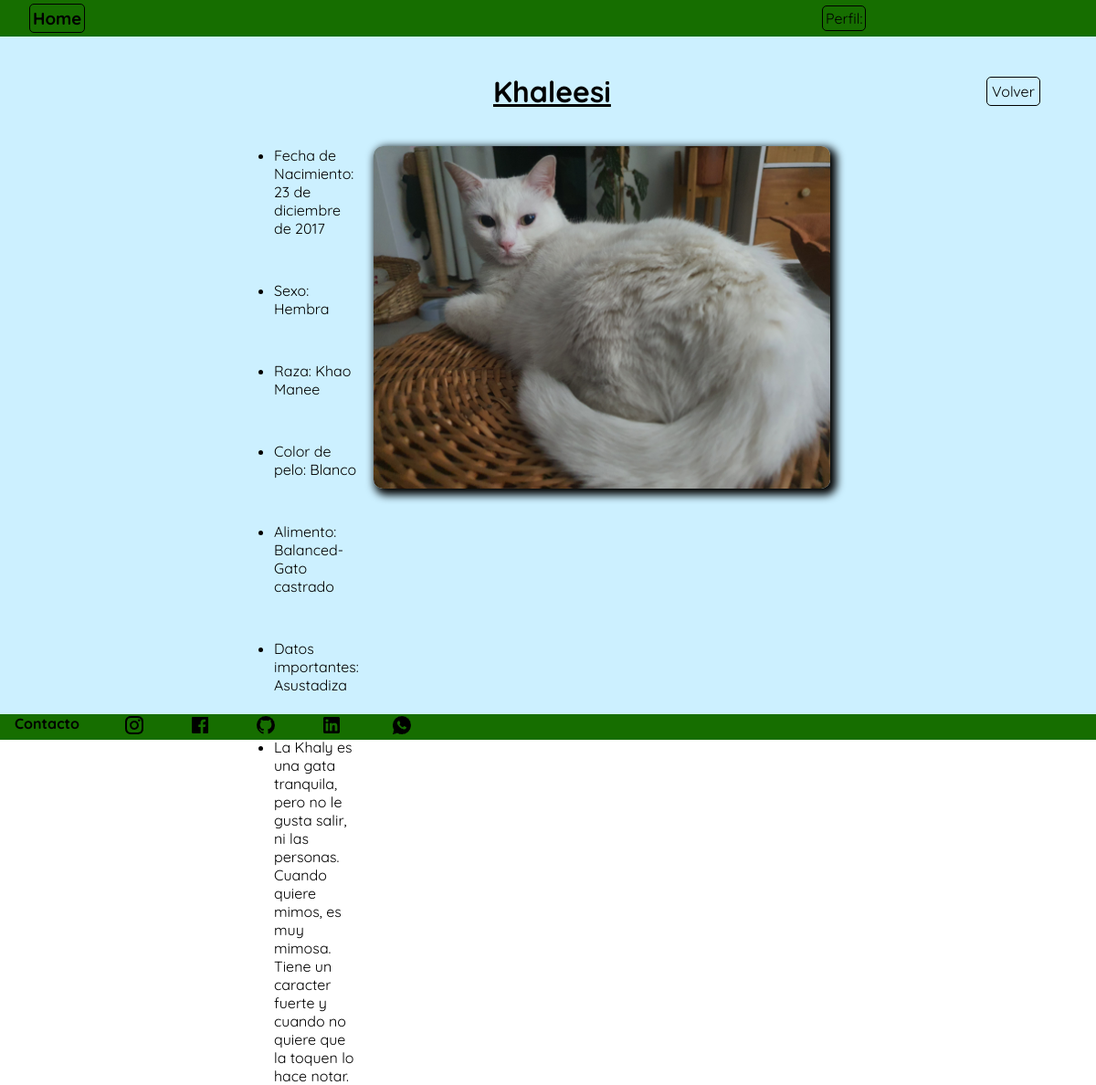
/perfil/perfil/mascota/detail/2, run on the app's committed database.
### perfil/models.py (models this page shows, shortened)
class Mascota(models.Model):
    nombre= models.CharField(max_length=50, verbose_name='Nombre')
    fecha_nacimiento = models.DateField(verbose_name='Fecha de nacimiento')
    sexo = models.CharField(max_length=20, null=True, blank=True, verbose_name='Sexo')
    raza = models.ForeignKey(Raza, on_delete=models.SET_NULL,null=True, blank=True, verbose_name='Raza')
    color_pelo = models.CharField(max_length=100, null=True,blank=True, verbose_name='Color de pelo')
    alimento = models.CharField(max_length=100, null=True,blank=True)
    datos_importantes = models.CharField(max_length=150, null=True,blank=True)
    foto = models.ImageField(upload_to='fotos',null=True, blank=True)
    descripcion = models.TextField(null=True, blank=True, verbose_name=('Descripción'))
    user = models.ForeignKey(User, on_delete=models.CASCADE)
    class Meta:
        verbose_name = 'Mascota'
        verbose_name_plural = 'Mascotas'

class Raza(models.Model):
    nombre = models.CharField(max_length=100)
    def __str__(self):
        return self.nombre
    class Meta:
        verbose_name = 'Raza'
        verbose_name_plural = 'Razas'

### perfil/views.py (the view)
# urls.py: path('perfil/mascota/detail/<int:pk>', MascotaDetail.as_view(), name='mascota_detail'),
class MascotaDetail(DetailView):
    model = Mascota

### perfil/templates/perfil/mascota_detail.html (shortened to what this page needs)
{% extends 'core/base.html' %}
{% load static %}
{% block content %}
    <nav class="navbar">
        <div class="titulo">
            <h3><a href="{% url 'core:index' %}" class="link">Home</a></h3>
        </div>
        <div class="paginas">
            <ul class="links">
                <a href="{% url 'perfil:index' %}" class="link">Perfil: {{ user.username }}</a>
            </ul>
        </div>
    </nav>
    <main class="contenedor">
        <div class="titulo_detalle">
            <h1>{{ object.nombre }}</h1>
        </div>
        <ul class="contenedor_detalle">
            <div class="detalle">
                <li>Fecha de Nacimiento: {{ object.fecha_nacimiento }}</li>
                <li>Sexo: {{ object.sexo }}</li>
                <li>Raza: {{ object.raza }}</li>
                <li>Color de pelo: {{ object.color_pelo }}</li>
                <li>Alimento: {{ object.alimento }}</li>
                {% if object.datos_importantes %}
                <li>Datos importantes: {{ object.datos_importantes }}</li>
                {% endif %}
                <li>{{ object.descripcion}}</li>
            </div>
            {% if object.foto %}
            <img src="{{ object.foto.url }}" alt="Foto de {{ object.nombre }}" width="" height="" class="imagen_detalle">
            {% else %}
            <p>No hay foto disponible</p>
            {% endif %}
        </ul>
        <div class="volver_mascota_contenedor">
            <a href="{% url 'perfil:mascota_list' %}" class="volver_mascota">Volver</a>
        </div>
    </main>
{% endblock content %}

### core/templates/core/base.html (shortened to what this page needs)
{% load static %}
<!DOCTYPE html>
<html lang="es">
<head>
    <link rel="stylesheet" href="{% static 'css/style.css' %}">
</head>
<body>
    {% block content %}
    {% endblock content %}
    <footer class="footer">
        <p class="contacto">Contacto</p>
        <a href="https://www.instagram.com/palun77/" target="_blank" rel="noopener noreferrer" ><img src="{% static 'img/instagram-line.png' %}" alt="" height="" width="" class="instagram"></a>
        <a href="https://www.facebook.com/PALUN.7" target="_blank" rel="noopener noreferrer" ><img src="{% static 'img/facebook.png' %}" alt="" height="" width="" class="facebook"></a>
        <a href="https://github.com/Palun7/" target="_blank" rel="noopener noreferrer" ><img src="{% static 'img/github.png' %}" alt="" height="" width="" class="github"></a>
        <p class="linkedin_core"><a href="https://www.linkedin.com/in/pablo-daniel-martinez-93601422b/" target="_blank" rel="noopener noreferrer" ><img src="{% static 'img/linkedin.png' %}" alt="" height="" width=""></a></p>
        <p class="whatsapp_core"><a href="https://api.whatsapp.com/send/?phone=3512268553&text&type=phone_number&app_absent=0" target="_blank" rel="noopener noreferrer" ><img src="{% static 'img/whatsapp.png' %}" alt="" height="" width=""></a></p>
    </footer>
</body>
</html>

### core/static/css/style.css (style rules this page uses)
* { padding: 0; margin: 0; font-family: "Quicksand", sans-serif; }
.contenedor { display: grid; grid-template-columns: repeat(20, 5vw); grid-template-rows: repeat(18, 5vh); min-height: 92.75vh; background-color: rgb(204, 240, 255); }
.navbar { display: grid; grid-template-columns: repeat(20, 5vw); grid-template-rows: 40px; width: 100vw; background-color: rgb(22, 110, 0); align-items: center; }
.paginas { grid-column-start: 16; grid-column-end: 18; }
.links { display: flex; }
.link { text-decoration: none; color: black; transition-duration: .3s; border: 1px solid black; border-radius: 5px; padding: 3px; }
.titulo { display: flex; gap: 2rem; align-items: center; margin-left: 2rem; }
.linkedin_core { grid-row-start: 4; display: flex; justify-content: center; margin-right: 5px; transition-duration: .3s; }
.whatsapp_core { grid-row-start: 5; display: flex; justify-content: center; margin-right: 5px; transition-duration: .3s; }
.volver_mascota_contenedor { grid-column-start: 19; grid-row-start: 2; align-content: center; }
.volver_mascota { text-decoration: none; color: black; border: 1px solid black; border-radius: 5px; padding: 5px; transition-duration: .2s; }
.titulo_detalle { grid-column-start: 10; grid-column-end: 12; grid-row-start: 2; text-decoration: underline black; }
.contenedor_detalle { display: grid; grid-template-rows: repeat(5, 1fr); gap: 1rem; grid-column-start: 6; grid-column-end: 16; grid-row-start: 4; }
.detalle { display: flex; flex-flow: column; row-gap: 3rem; grid-column-start: 1; }
.imagen_detalle { width: 500px; border-radius: 10px; grid-column-start: 2; grid-row-start: 1; box-shadow: 4px 4px 10px 3px black; }
.footer { display: flex; min-width: 100vw; background-color: rgb(22, 110, 0); column-gap: 3rem; }
.contacto { margin-left: 1rem; font-weight: bold; }
.instagram { transition-duration: .5s; cursor: pointer; }
.facebook { transition-duration: .5s; cursor: pointer; box-sizing: border-box; }
.github { transition-duration: .5s; cursor: pointer; }

### data on the page
Mascota: nombre "Khaleesi", fecha_nacimiento "23 de diciembre de 2017", sexo "Hembra", raza "Khao Manee", color_pelo "Blanco", alimento "Balanced-Gato castrado", datos_importantes "Asustadiza", descripcion "La Khaly es una gata tranquila, pero no le gusta salir, ni las personas. Cuando quiere mimos, es muy mimosa. Tiene un caracter fuerte y cuando no quiere que la toquen lo hace notar.", foto (picture)
